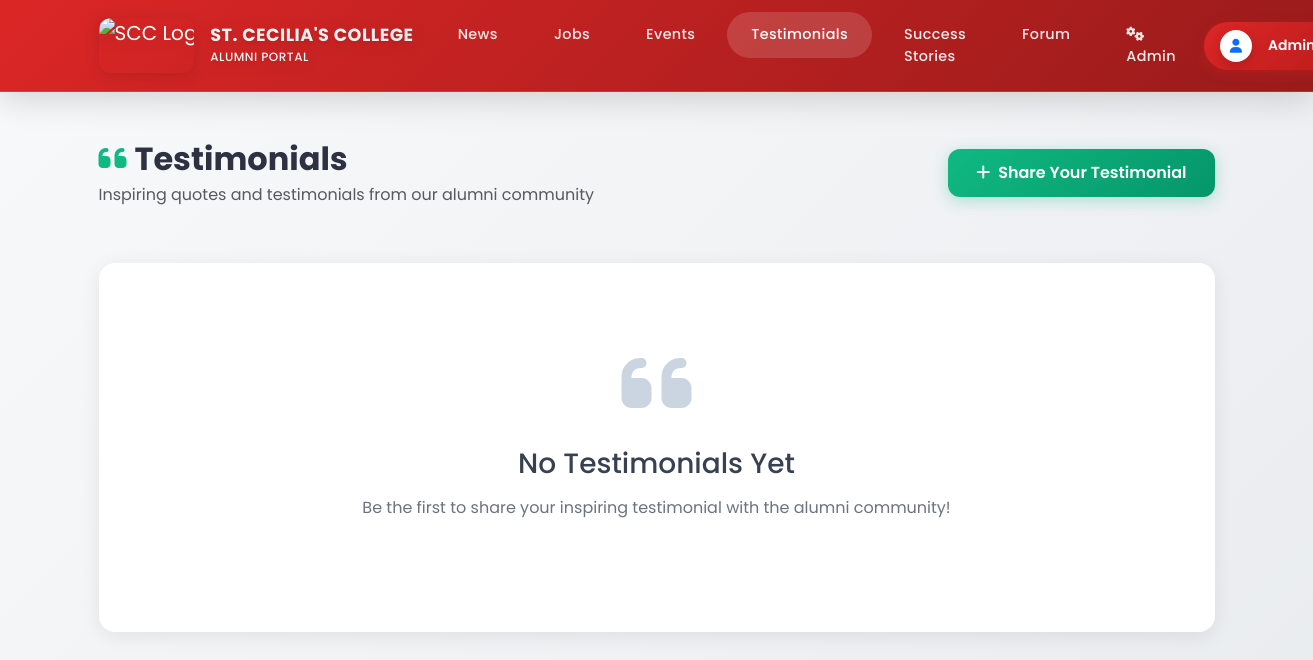
/testimonials/index.php (signed in), run on an earlier commit of the app's database.
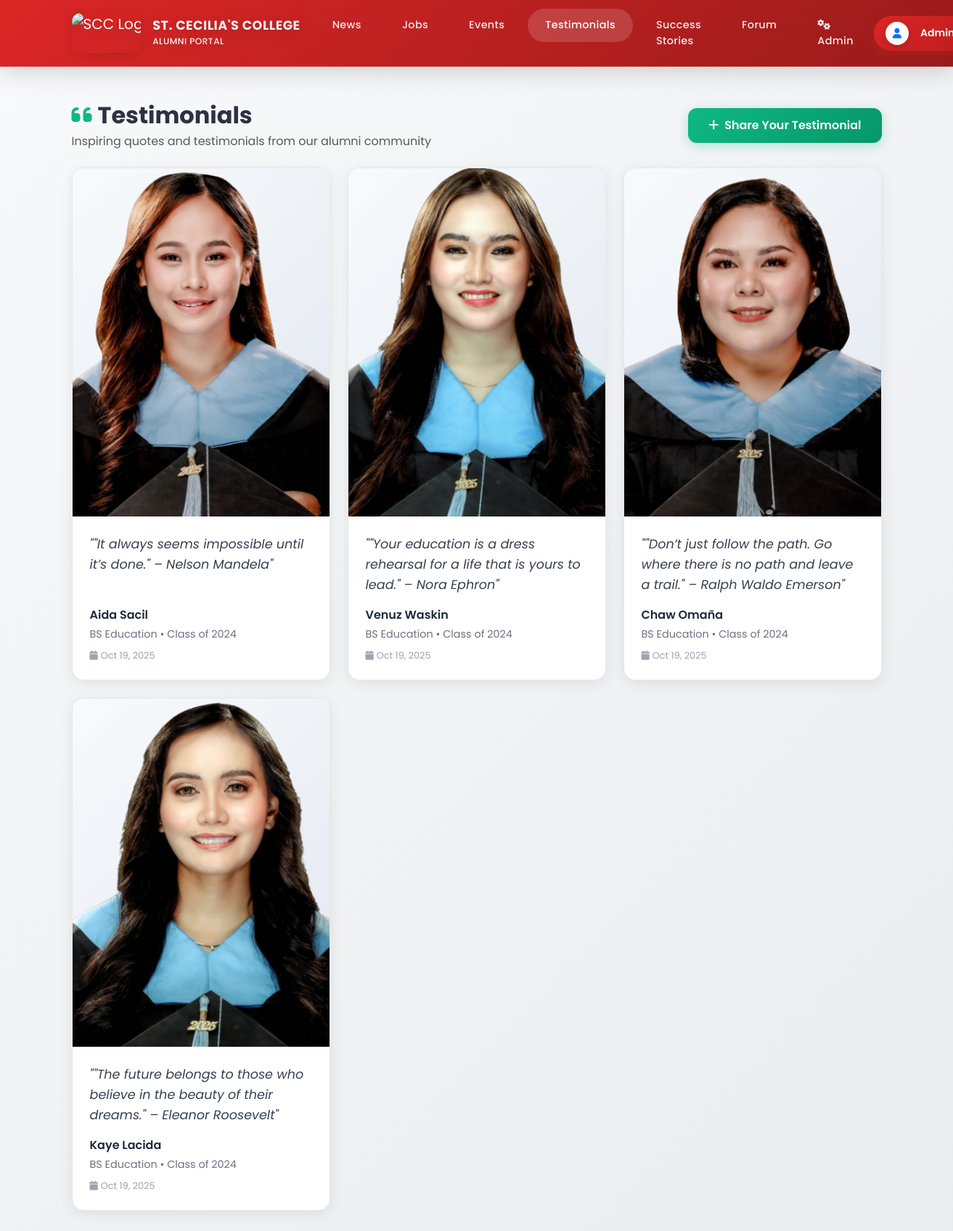
And on a later commit of the database.
### tables this page shows
CREATE TABLE `testimonials` (
  `id` int(30) NOT NULL,
  `user_id` int(30) NOT NULL,
  `quote` text NOT NULL,
  `author_name` varchar(255) NOT NULL,
  `graduation_year` int(4) NOT NULL,
  `course` varchar(255) NOT NULL,
  `graduation_photo` varchar(255) DEFAULT NULL,
  `created` datetime NOT NULL DEFAULT current_timestamp(),
  `status` tinyint(1) NOT NULL DEFAULT 0 COMMENT '0=pending,1=approved'
);

### testimonials/index.php (the view, shortened to what this page needs)
<?php
$pdo = get_pdo();
try {
    $stmt = $pdo->prepare('
        SELECT t.*, u.username, ab.firstname, ab.lastname
        FROM testimonials t
        LEFT JOIN users u ON t.user_id = u.id
        LEFT JOIN alumnus_bio ab ON u.alumnus_id = ab.id
        WHERE t.status = 1
        ORDER BY t.created DESC
    ');
    $stmt->execute();
    $testimonials = $stmt->fetchAll();
} catch (Exception $e) {
    $testimonials = [];
}
?>
<?php include __DIR__ . '/../inc/header.php'; ?>
<div class="container main-content">
    <div class="row">
        <div class="col-12">
            <div class="d-flex justify-content-between align-items-center mb-4">
                <div>
                    <h2 class="mb-1" style="color: #2d3142; font-weight: 700;">
                        <i class="fas fa-quote-left me-2" style="color: #10b981;"></i>Testimonials
                    </h2>
                    <p class="text-muted mb-0">Inspiring quotes and testimonials from our alumni community</p>
                </div>
                <div>
                    <button type="button" class="btn btn-share-testimonial" data-bs-toggle="modal" data-bs-target="#createTestimonialModal">
                        <i class="fas fa-plus me-2"></i>Share Your Testimonial
                    </button>
                </div>
            </div>
        </div>
    </div>
    <?php if (empty($testimonials)): ?>
        <div class="empty-state">
            <i class="fas fa-quote-left"></i>
            <h3>No Testimonials Yet</h3>
            <p>Be the first to share your inspiring testimonial with the alumni community!</p>
        </div>
    <?php else: ?>
        <div class="row">
            <?php foreach ($testimonials as $testimonial): ?>
                <div class="col-lg-4 col-md-6 mb-4">
                    <div class="testimonial-card">
                        <div class="testimonial-photo-container">
                            <?php if (!empty($testimonial['graduation_photo'])): ?>
                                <img src="/scratch/<?= htmlspecialchars($testimonial['graduation_photo']) ?>" alt="<?= htmlspecialchars($testimonial['author_name']) ?>">
                            <?php else: ?>
                                <i class="fas fa-user-graduate testimonial-photo-placeholder"></i>
                            <?php endif; ?>
                        </div>
                        <div class="testimonial-content-area">
                            <p class="testimonial-quote">"<?= htmlspecialchars($testimonial['quote']) ?>"</p>
                            <div class="testimonial-author"><?= htmlspecialchars($testimonial['author_name']) ?></div>
                            <div class="testimonial-details">
                                <?= htmlspecialchars($testimonial['course']) ?> • Class of <?= (int)($testimonial['graduation_year'] ?? 0) ?>
                            </div>
                            <div class="testimonial-date">
                                <i class="fas fa-calendar me-1"></i><?= date('M d, Y', strtotime($testimonial['created'])) ?>
                            </div>
                        </div>
                    </div>
                </div>
            <?php endforeach; ?>
        </div>
    <?php endif; ?>
</div>
<?php include __DIR__ . '/../inc/footer.php'; ?>

What changed in the data, as far as the page shows it:
added testimonials: graduation_photo (picture), quote "\"It always seems impossible until it’s done.\" – Nelson Mandela", author_name "Aida Sacil", course "BS Education", graduation_year "2024", created "Oct 19, 2025"
added testimonials: graduation_photo (picture), quote "\"Your education is a dress rehearsal for a life that is yours to lead.\" – Nora Ephron", author_name "Venuz Waskin", course "BS Education", graduation_year "2024", created "Oct 19, 2025"
added testimonials: graduation_photo (picture), quote "\"Don’t just follow the path. Go where there is no path and leave a trail.\" – Ralph Waldo Emerson", author_name "Chaw Omaña", course "BS Education", graduation_year "2024", created "Oct 19, 2025"
added testimonials: graduation_photo (picture), quote "\"The future belongs to those who believe in the beauty of their dreams.\" – Eleanor Roosevelt", author_name "Kaye Lacida", course "BS Education", graduation_year "2024", created "Oct 19, 2025"
Also different on the page:
text no longer shown: "No Testimonials Yet Be the first to share your inspiring testimonial with the alumni community!"
